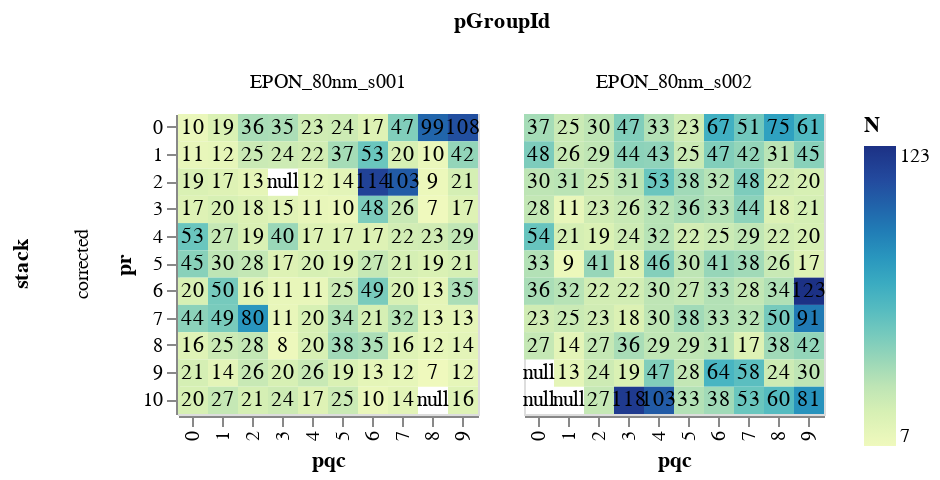

The code cell stored with this chart in its notebook:
### Markdown cell above
### Heatmaps of point matches

#### East-West point matches

### Code cell
icatapi.plotting.plot_matches_within_section(df_matches,
                                             direction='east-west',
                                             width=150,
                                             height=150)

### Figure 1 — Vega-Lite specification as saved in the notebook (floating-point values rounded to 4 significant figures; data arrays with more than 128 entries replaced by an {"elided": "..."} marker saying what was removed)
{"config": {"view": {"continuousWidth": 400, "continuousHeight": 300}}, "data": {"name": "data-4081530bb312d75c2554cbbb7e518283"}, "facet": {"column": {"field": "pGroupId", "type": "nominal"}, "row": {"field": "stack", "type": "nominal"}}, "spec": {"layer": [{"mark": "rect", "encoding": {"color": {"field": "N", "type": "quantitative"}, "x": {"field": "pqc", "type": "ordinal"}, "y": {"field": "pr", "type": "ordinal"}}, "height": 150, "width": 150}, {"mark": {"type": "text", "baseline": "middle"}, "encoding": {"text": {"field": "N", "type": "quantitative"}, "x": {"field": "pqc", "type": "ordinal"}, "y": {"field": "pr", "type": "ordinal"}}}]}, "$schema": "https://vega.github.io/schema/vega-lite/v4.17.0.json", "datasets": {"data-4081530bb312d75c2554cbbb7e518283": {"elided": "220 records"}}}
